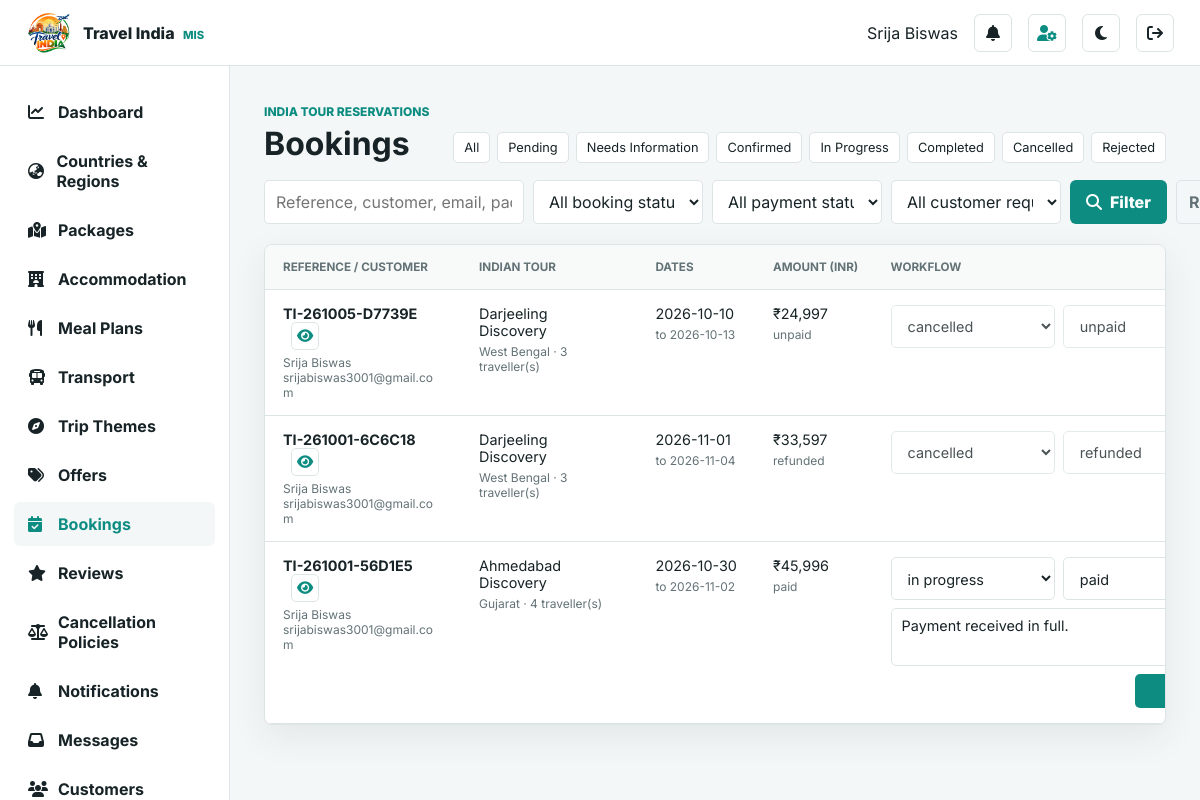
Screenshot of /admin/bookings.php (signed in) with the database file from the repository.
### tables this page shows
CREATE TABLE `bookings` (
  `id` int NOT NULL AUTO_INCREMENT,
  `from_date` date NOT NULL,
  `to_date` date NOT NULL,
  `destination` varchar(255) NOT NULL,
  `hotel` varchar(255) NOT NULL,
  `people` int NOT NULL,
  `customer_name` varchar(500) NOT NULL,
  `created_at` timestamp NOT NULL DEFAULT CURRENT_TIMESTAMP,
  `booking_reference` varchar(24) DEFAULT NULL,
  `user_email` varchar(500) DEFAULT NULL,
  `package_id` int DEFAULT NULL,
  `hotel_id` int DEFAULT NULL,
  `status` varchar(30) NOT NULL DEFAULT 'pending',
  `total_amount` decimal(10,2) NOT NULL DEFAULT '0.00',
  `payment_status` varchar(30) NOT NULL DEFAULT 'unpaid',
  `customer_note` text,
  `trip_category` varchar(30) NOT NULL DEFAULT 'family',
  `admin_note` text,
  `updated_at` timestamp NOT NULL DEFAULT CURRENT_TIMESTAMP ON UPDATE CURRENT_TIMESTAMP,
  `package_unit_price` decimal(10,2) NOT NULL DEFAULT '0.00',
  `base_amount` decimal(10,2) NOT NULL DEFAULT '0.00',
  `offer_id` int DEFAULT NULL,
  `offer_name` varchar(160) DEFAULT NULL,
  `offer_code` varchar(50) DEFAULT NULL,
  `discount_type` varchar(20) DEFAULT NULL,
  `discount_value` decimal(10,2) NOT NULL DEFAULT '0.00',
  `discount_amount` decimal(10,2) NOT NULL DEFAULT '0.00',
  `hotel_surcharge_per_traveller` decimal(10,2) NOT NULL DEFAULT '0.00',
  `hotel_surcharge_total` decimal(10,2) NOT NULL DEFAULT '0.00',
  `meal_plan_id` int DEFAULT NULL,
  `meal_plan_name` varchar(80) NOT NULL DEFAULT 'Standard meals (included)',
  `meal_surcharge_per_traveller` decimal(10,2) NOT NULL DEFAULT '0.00',
  `meal_surcharge_total` decimal(10,2) NOT NULL DEFAULT '0.00',
  `trip_theme` varchar(30) NOT NULL DEFAULT 'leisure',
  `customer_hidden_at` timestamp NULL DEFAULT NULL,
  PRIMARY KEY (`id`),
  UNIQUE KEY `booking_reference_unique` (`booking_reference`)
);

CREATE TABLE `packages` (
  `id` int NOT NULL AUTO_INCREMENT,
  `state_id` int DEFAULT NULL,
  `destination_id` int DEFAULT NULL,
  `transport_category_id` int DEFAULT NULL,
  `name` varchar(150) NOT NULL,
  `slug` varchar(160) NOT NULL,
  `destination` varchar(150) NOT NULL,
  `description` text NOT NULL,
  `visit_places` text,
  `image` varchar(255) NOT NULL,
  `price` decimal(10,2) NOT NULL,
  `currency` char(3) NOT NULL DEFAULT 'INR',
  `duration_days` int NOT NULL DEFAULT '3',
  `hotel_rating` tinyint NOT NULL DEFAULT '3',
  `transport` varchar(255) NOT NULL DEFAULT 'Air-conditioned transport',
  `status` varchar(30) NOT NULL DEFAULT 'published',
  `created_at` timestamp NOT NULL DEFAULT CURRENT_TIMESTAMP,
  `updated_at` timestamp NOT NULL DEFAULT CURRENT_TIMESTAMP ON UPDATE CURRENT_TIMESTAMP,
  PRIMARY KEY (`id`),
  UNIQUE KEY `slug` (`slug`)
);

CREATE TABLE `states` (
  `id` int NOT NULL AUTO_INCREMENT,
  `country_id` int DEFAULT NULL,
  `name` varchar(120) NOT NULL,
  `slug` varchar(130) NOT NULL,
  `type` varchar(30) NOT NULL DEFAULT 'state',
  `image` varchar(255) NOT NULL,
  `status` varchar(30) NOT NULL DEFAULT 'active',
  `created_at` timestamp NOT NULL DEFAULT CURRENT_TIMESTAMP,
  PRIMARY KEY (`id`),
  UNIQUE KEY `name` (`name`),
  UNIQUE KEY `slug` (`slug`)
);

### admin/_bootstrap.php (called while the page is built, shortened)
<?php
require_once __DIR__ . '/../db.php'; require_once __DIR__ . '/../security.php';
function admin_paginate(mysqli $db,string $countSql,int $perPage=10,string $parameter='page'): array {
    $total=(int)($db->query($countSql)->fetch_assoc()['total']??0);
    $pages=max(1,(int)ceil($total/$perPage));
    $page=min(max(1,(int)($_GET[$parameter]??1)),$pages);
    return ['total'=>$total,'pages'=>$pages,'page'=>$page,'limit'=>$perPage,'offset'=>($page-1)*$perPage,'parameter'=>$parameter];
}

### security.php (called while the page is built, shortened)
<?php
function e(mixed $value): string { return htmlspecialchars((string)$value, ENT_QUOTES, 'UTF-8'); }
function inr(mixed $amount): string
{
    $number = number_format((float)$amount, 2, '.', '');
    [$whole, $decimal] = explode('.', $number);
    $lastThree = substr($whole, -3);
    $rest = substr($whole, 0, -3);
    if ($rest !== '') $lastThree = preg_replace('/\B(?=(\d{2})+(?!\d))/', ',', $rest) . ',' . $lastThree;
    return '₹' . $lastThree . ($decimal === '00' ? '' : '.' . $decimal);
}

### admin/bookings.php (the view, shortened to what this page needs)
<?php
require_once '_bootstrap.php';require_once __DIR__.'/../notifications.php';require_admin_permission('bookings.manage');$db=admin_db();$transitions=['pending'=>['needs_information','confirmed','cancelled','rejected'],'needs_information'=>['confirmed','cancelled','rejected'],'confirmed'=>['in_progress','cancelled'],'in_progress'=>['completed','cancelled'],'completed'=>[],'cancelled'=>[],'rejected'=>[]];
$status=trim($_GET['status']??'');$paymentFilter=trim($_GET['payment']??'');$requestFilter=trim($_GET['request']??'');$search=trim($_GET['q']??'');$clauses=[];$allowedStatuses=array_keys($transitions);$allowedPayments=['unpaid','pending','paid','refund_pending','refunded'];if(in_array($status,$allowedStatuses,true))$clauses[]="b.status='".$db->real_escape_string($status)."'";else $status='';if(in_array($paymentFilter,$allowedPayments,true))$clauses[]="b.payment_status='".$db->real_escape_string($paymentFilter)."'";else $paymentFilter='';if($requestFilter==='amendment')$clauses[]="EXISTS(SELECT 1 FROM booking_amendments ba WHERE ba.booking_id=b.id AND ba.status IN ('requested','under_review'))";elseif($requestFilter==='cancellation')$clauses[]="EXISTS(SELECT 1 FROM cancellation_requests cr WHERE cr.booking_id=b.id AND cr.status IN ('requested','under_review','refund_pending'))";else $requestFilter='';if($search!==''){$safeSearch=$db->real_escape_string($search);$clauses[]="(b.booking_reference LIKE '%$safeSearch%' OR b.customer_name LIKE '%$safeSearch%' OR b.user_email LIKE '%$safeSearch%' OR p.name LIKE '%$safeSearch%' OR b.destination LIKE '%$safeSearch%')";}$where=$clauses?'WHERE '.implode(' AND ',$clauses):'';$pagination=admin_paginate($db,"SELECT COUNT(*) total FROM bookings b LEFT JOIN packages p ON p.id=b.package_id $where");$bookings=$db->query("SELECT b.*,p.name package_name,s.name state_name,(SELECT status FROM booking_amendments ba WHERE ba.booking_id=b.id ORDER BY ba.id DESC LIMIT 1) amendment_status,(SELECT status FROM cancellation_requests cr WHERE cr.booking_id=b.id ORDER BY cr.id DESC LIMIT 1) cancellation_status FROM bookings b LEFT JOIN packages p ON p.id=b.package_id LEFT JOIN states s ON s.id=p.state_id $where ORDER BY b.created_at DESC LIMIT {$pagination['limit']} OFFSET {$pagination['offset']}");$pageTitle='Bookings';include '_header.php';?>
<div class="page-head"><div><span>India tour reservations</span><h1>Bookings</h1></div><div class="filters"><a href="bookings.php">All</a><?php foreach(['pending','needs_information','confirmed','in_progress','completed','cancelled','rejected'] as $v):?><a href="?status=<?php echo $v;?>"><?php echo str_replace('_',' ',$v);?></a><?php endforeach;?></div></div><section class="panel"><div class="table-wrap"><table><thead><tr><th>Reference / Customer</th><th>Indian tour</th><th>Dates</th><th>Amount (INR)</th><th>Workflow</th></tr></thead><tbody><?php while($b=$bookings->fetch_assoc()):?><tr><td><strong><?php echo e($b['booking_reference']?:'#'.$b['id']);?></strong><small><?php echo e($b['customer_name']);?><br><?php echo e($b['user_email']);?></small></td><td><?php echo e($b['package_name']?:$b['destination']);?><small><?php echo e($b['state_name']);?> · <?php echo (int)$b['people'];?> traveller(s)</small></td><td><?php echo e($b['from_date']);?><small>to <?php echo e($b['to_date']);?></small></td><td><?php echo inr($b['total_amount']);?><small><?php echo e($b['payment_status']);?></small></td><td><form class="inline-workflow" method="post"><?php echo csrf_input();?><input type="hidden" name="id" value="<?php echo (int)$b['id'];?>"><select name="status"><?php foreach(['pending','needs_information','confirmed','in_progress','completed','cancelled','rejected'] as $v):?><option value="<?php echo $v;?>" <?php echo $b['status']===$v?'selected':'';?>><?php echo str_replace('_',' ',$v);?></option><?php endforeach;?></select><select name="payment_status"><?php foreach(['unpaid','pending','paid','refund_pending','refunded'] as $v):?><option <?php echo $b['payment_status']===$v?'selected':'';?>><?php echo $v;?></option><?php endforeach;?></select><input name="admin_note" value="<?php echo e($b['admin_note']);?>" placeholder="Customer update"><button title="Save"><i class="fa-solid fa-check"></i></button></form></td></tr><?php endwhile;?></tbody></table></div></section><?php admin_pagination($pagination);?><?php include '_footer.php';?>

### css/admin.css (style rules this page uses)
:root { --ink:#172326;--muted:#637276;--page:#f4f7f7;--surface:#fff;--line:#dce4e5;--brand:#0d8d82;--brand-dark:#087167;--accent:#f59b35;--danger:#a93636;--shadow:0 12px 35px rgba(20,45,49,.08) }
* { box-sizing:border-box }
body { margin:0;background:var(--page);color:var(--ink);font-family:Inter,"Segoe UI",sans-serif }
a { color:inherit;text-decoration:none }
button,input,select,textarea { font:inherit }
.page-head { display:flex;align-items:flex-end;justify-content:space-between;gap:20px;margin-bottom:25px }
.page-head>div>span { color:var(--brand);font-size:.75rem;font-weight:800;text-transform:uppercase }
.page-head h1 { margin:4px 0 0;font-size:2rem }
.panel,.message-card { margin-bottom:24px;border:1px solid var(--line);border-radius:8px;background:var(--surface);box-shadow:var(--shadow) }
.table-wrap { overflow:auto }
table { width:100%;border-collapse:collapse }
th,td { padding:15px 18px;border-bottom:1px solid var(--line);text-align:left;vertical-align:middle;white-space:nowrap }
th { background:#f8fafa;color:var(--muted);font-size:.73rem;text-transform:uppercase }
td { font-size:.9rem }
td small { display:block;margin-top:5px;color:var(--muted) }
.admin-form input,.admin-form select,.admin-form textarea,.auth-panel input,.inline-workflow input,.inline-workflow select,.message-card textarea,.message-card select { width:100%;padding:11px 12px;border:1px solid var(--line);border-radius:5px;background:#fff;color:var(--ink) }
.inline-workflow { display:grid;grid-template-columns:130px 110px minmax(150px,1fr) 38px;gap:6px }
.inline-workflow button { border:0;border-radius:5px;background:var(--brand);color:#fff }
.filters { display:flex;flex-wrap:wrap;gap:7px }
.filters a { padding:7px 10px;border:1px solid var(--line);border-radius:5px;background:var(--surface);font-size:.8rem;text-transform:capitalize }
:root { --admin-field-bg:var(--surface);--admin-sidebar-bg:var(--surface);--admin-sidebar-ink:var(--ink);--admin-sidebar-hover:var(--page);--admin-sidebar-active:var(--brand);--admin-soft-bg:#e5f5f3;--admin-soft-ink:#12665f;--admin-soft-border:#9ddbd4;--admin-danger-bg:#faeaea;--admin-danger-border:#e8b8b8 }
.admin-form input,.admin-form select,.admin-form textarea,.auth-panel input,.inline-workflow input,.inline-workflow select,.message-card textarea,.message-card select { background:var(--admin-field-bg) }
.inline-workflow.is-read-only { grid-template-columns:130px 110px minmax(150px,1fr) }
.inline-workflow select:disabled,.inline-workflow textarea:disabled { opacity:.72;cursor:not-allowed }
html { min-width:320px;background:var(--page) }
body { min-width:320px;overflow-x:hidden }
.admin-content>.panel,.admin-content>.report-grid,.admin-content>.message-grid,.admin-content>.booking-detail-grid { max-width:100% }
.table-wrap { width:100%;max-width:100%;overflow-x:auto;-webkit-overflow-scrolling:touch }
.table-wrap table { min-width:760px }
body:has(.inline-workflow) .panel { overflow:hidden }
body:has(.inline-workflow) .table-wrap table { min-width:980px;table-layout:fixed }
body:has(.inline-workflow) th:nth-child(1) { width:20% }
body:has(.inline-workflow) th:nth-child(2) { width:18% }
body:has(.inline-workflow) th:nth-child(3) { width:12% }
body:has(.inline-workflow) th:nth-child(4) { width:12% }
body:has(.inline-workflow) th:nth-child(5) { width:38% }
body:has(.inline-workflow) td { white-space:normal;vertical-align:top;overflow-wrap:anywhere }
.inline-workflow { width:100%;display:grid;grid-template-columns:minmax(130px,1fr) minmax(130px,1fr);align-items:center;gap:8px }
.inline-workflow select,.inline-workflow textarea { min-width:0 }
.inline-workflow select[name="status"] { grid-column:1 }
.inline-workflow select[name="payment_status"] { grid-column:2 }
.inline-workflow>button { grid-column:1/-1;justify-self:end;width:92px;min-height:34px }
.inline-workflow.is-read-only { grid-template-columns:1fr 1fr }
.inline-workflow.is-read-only select { opacity:.78 }

### rows the page displays
bookings: booking_reference "TI-261005-D7739E", customer_name "Srija Biswas", user_email "srijabiswas3001@gmail.com", package.name "Darjeeling Discovery", states.name "West Bengal", people "3", from_date "2026-10-10", to_date "2026-10-13", total_amount "₹24,997", payment_status "unpaid", status "cancelled"
bookings: booking_reference "TI-261001-6C6C18", customer_name "Srija Biswas", user_email "srijabiswas3001@gmail.com", package.name "Darjeeling Discovery", states.name "West Bengal", people "3", from_date "2026-11-01", to_date "2026-11-04", total_amount "₹33,597", payment_status "refunded", status "cancelled"
bookings: booking_reference "TI-261001-56D1E5", customer_name "Srija Biswas", user_email "srijabiswas3001@gmail.com", package.name "Ahmedabad Discovery", states.name "Gujarat", people "4", from_date "2026-10-30", to_date "2026-11-02", total_amount "₹45,996", payment_status "paid", status "in progress"

### other values shown
$_SESSION['admin_name'] "Srija Biswas"
$item[1] "Dashboard"
$item[1] "Countries & Regions"
$item[1] "Packages"
$item[1] "Accommodation"
$item[1] "Meal Plans"
$item[1] "Transport"
$item[1] "Trip Themes"
$item[1] "Offers"
$item[1] "Bookings"
$item[1] "Reviews"
$item[1] "Cancellation Policies"
$item[1] "Notifications"
$item[1] "Messages"
$item[1] "Customers"
